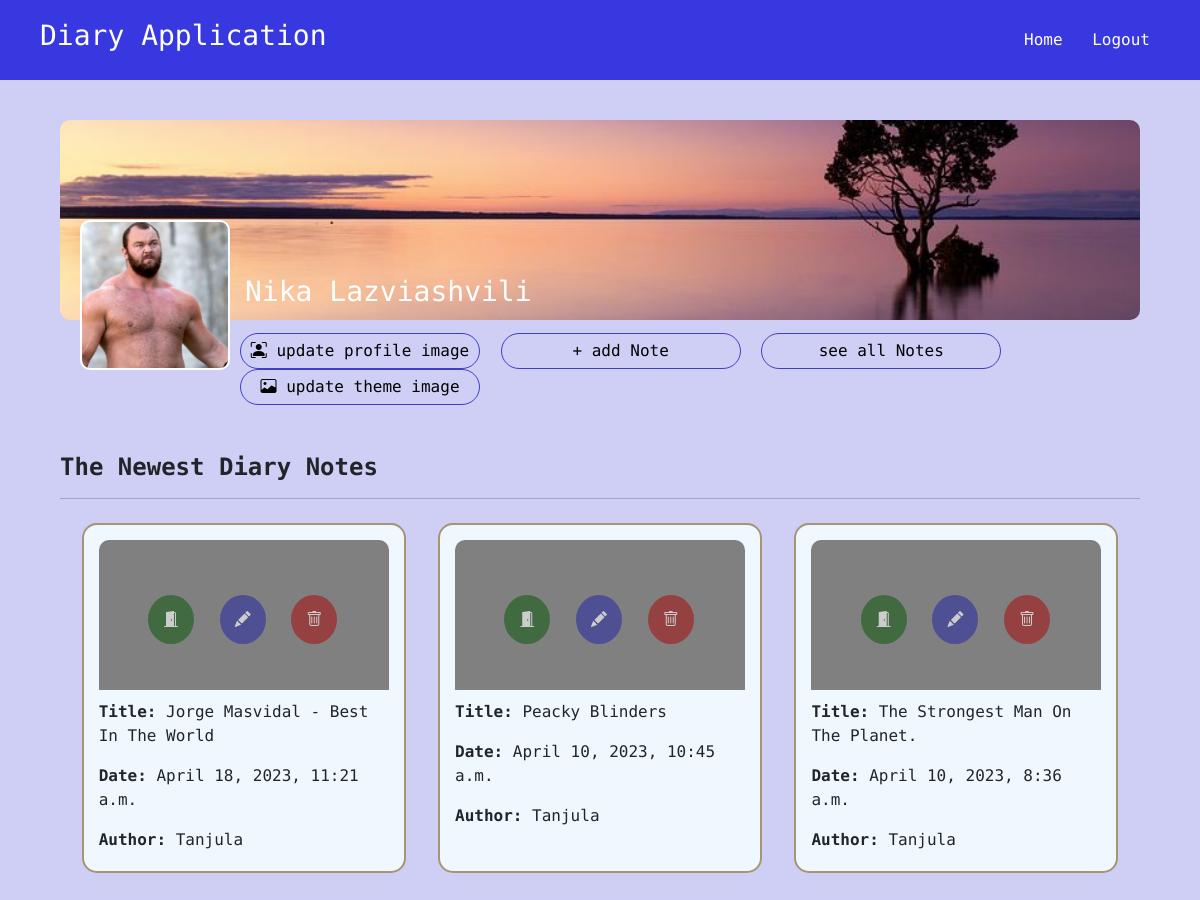
The page /home (signed in) on the database its author committed.
### class_based_app/models.py (models this page shows, shortened)
class Background(models.Model):
    image = models.ImageField(upload_to="images")
    user = models.OneToOneField(User, on_delete=models.CASCADE, blank=True, null=True, related_name="background")

class Image(models.Model):
    image = models.ImageField(upload_to="images")
    user = models.OneToOneField(User, on_delete=models.CASCADE, blank=True, null=True, related_name="images")

class Diary(models.Model):
    title = models.CharField(max_length=200, unique=True)
    date_time = models.DateTimeField(auto_now=True)
    content = RichTextField(blank=True, null=True)
    image_url = models.CharField(max_length=500, blank=True, null=True)
    user = models.ForeignKey(User, on_delete=models.CASCADE)
    class Meta:
        verbose_name = "Diary"

### class_based_app/views.py (the view)
# urls.py: path("home", login_required(views.HomeView.as_view(), login_url="/"), name="home"),
class HomeView(View):
    def get(self, request):
        current_user = request.user
        notes = Diary.objects.filter(user=current_user).all().order_by("-date_time")
        image = Image.objects.filter(user=current_user).first()
        background = Background.objects.filter(user=current_user).first()
        return render(request, "diary_app/home.html", {
            "notes": notes[:3],
            "user": current_user,
            "image": image,
            "background": background
        })

### class_based_app/templates/diary_app/home.html (shortened to what this page needs)
{% extends "base.html" %}
{% load static %}
{% block css_styles %}
    <link rel="stylesheet" href="{% static 'diary_app/css/home.css' %}">
{% endblock %}
{% block content %}
    <div class="main-div">
        {% if background %}
            <div class="background-div" style="background-image: url('media/{{ background.image }}');"></div>
        {% else %}
            <div class="background-div" style="background-image: url({% static 'diary_app/images/back.jpg' %});"></div>
        {% endif %}
        {% if image %}
            <div class="image-div" style="background-image: url('media/{{ image.image }}');"></div>
        {% else %}
            <div class="image-div" style="background-image: url({% static 'diary_app/images/user.jpg' %});"></div>
        {% endif %}
        <h3 class="name-tag">{{ user.first_name }} {{ user.last_name }}</h3>
        <div class="link-div">
            <a href="{% url 'user-image' %}"><i class="bi bi-person-bounding-box"></i> update profile image</a>
            <a href="{% url 'new' %}">+ add Note</a>
            <a href="{% url 'all' %}">see all Notes</a>
            <a href="{% url 'back-image' %}"><i class="bi bi-image"></i> update theme image</a>
        </div>
        <h4 class="fw-bold mt-5">The Newest Diary Notes</h4>
        <hr>
        <div class="mt-4 mb-5 d-flex justify-content-center align-items-center">
            {% for note in notes %}
                <div class="diary-div">
                    <p><strong>Title:</strong> {{ note.title }}</p>
                    <p><strong>Date:</strong> {{ note.date_time }}</p>
                    <p><strong>Author:</strong> {{ note.user.username }}</p>
                    <h6 class="hold-link">
                        <a class="check-link" href="{% url 'detail' pk=note.id %}"><i class="bi bi-door-open-fill"></i></a>
                        <a class="update-link" href="{% url 'update' pk=note.id %}"><i class="bi bi-pencil-fill"></i></a>
                        <a class="delete-link" href="{% url 'delete' pk=note.id %}"><i class="bi bi-trash"></i></a>
                    </h6>
                </div>
            {% endfor %}
        </div>
    </div>
{% endblock %}

### static/css/base.css (style rules this page uses)
body { font-family: 'Roboto Mono', monospace; }

### class_based_app/static/diary_app/css/home.css (style rules this page uses)
body { background-color: rgba(192, 192, 243, 0.76);; }
.main-div { box-sizing: border-box; width: 90%; height: 100vh; margin:auto; position: relative; }
.background-div { box-sizing: border-box; width: 100%; height: 200px; margin-top: 40px; border-radius: 10px; background-position: center; background-repeat: no-repeat; background-size: cover; }
.image-div { box-sizing: border-box; width: 150px; height: 150px; border: 2px solid white; border-radius: 10px; background-position: top; background-repeat: no-repeat; background-size: cover; background-color: rgb(175, 172, 172); position: absolute; top: 100px; left: 20px; }
.name-tag { position: absolute; top: 155px; left: 185px; color: white; }
.link-div { box-sizing: border-box; margin-top: 13px; padding-left: 180px; }
.link-div a { text-align: center; text-decoration: none; color: black; display: inline-block; width: 240px; padding: 5px 0; margin-right: 11px; border: 1px solid rgba(18, 18, 184, 0.76); border-radius: 30px; }
.diary-div { box-sizing: border-box; padding: 15px; margin: 0 1.5%; margin-bottom: 100px; width: 30%; height: 350px; background-color: aliceblue; border-radius: 15px; border: 2px solid rgba(121, 88, 26, 0.616); position: relative; }
.hold-link { width: 90%; text-align: center; position: absolute; top: 70px; opacity: 0.6; }
.update-link, .delete-link, .check-link { color: white; border-radius: 50%; display: inline-block; padding: 15px; text-align: center; text-decoration: none; margin: 0 8px; }
.update-link { background-color: rgb(47, 47, 160); }
.delete-link { background-color: rgb(163, 24, 24); }
.check-link { background-color: rgb(24, 92, 24); }

### rows shown on the page
Background: image (picture)
Image: image (picture)
Diary: title "Jorge Masvidal - Best In The World", date_time "April 18, 2023, 11:21 a.m.", user.username "Tanjula"
Diary: title "Peacky Blinders", date_time "April 10, 2023, 10:45 a.m.", user.username "Tanjula"
Diary: title "The Strongest Man On The Planet.", date_time "April 10, 2023, 8:36 a.m.", user.username "Tanjula"

### other values the page prints
{{ user.first_name }} "Nika"
{{ user.last_name }} "Lazviashvili"
